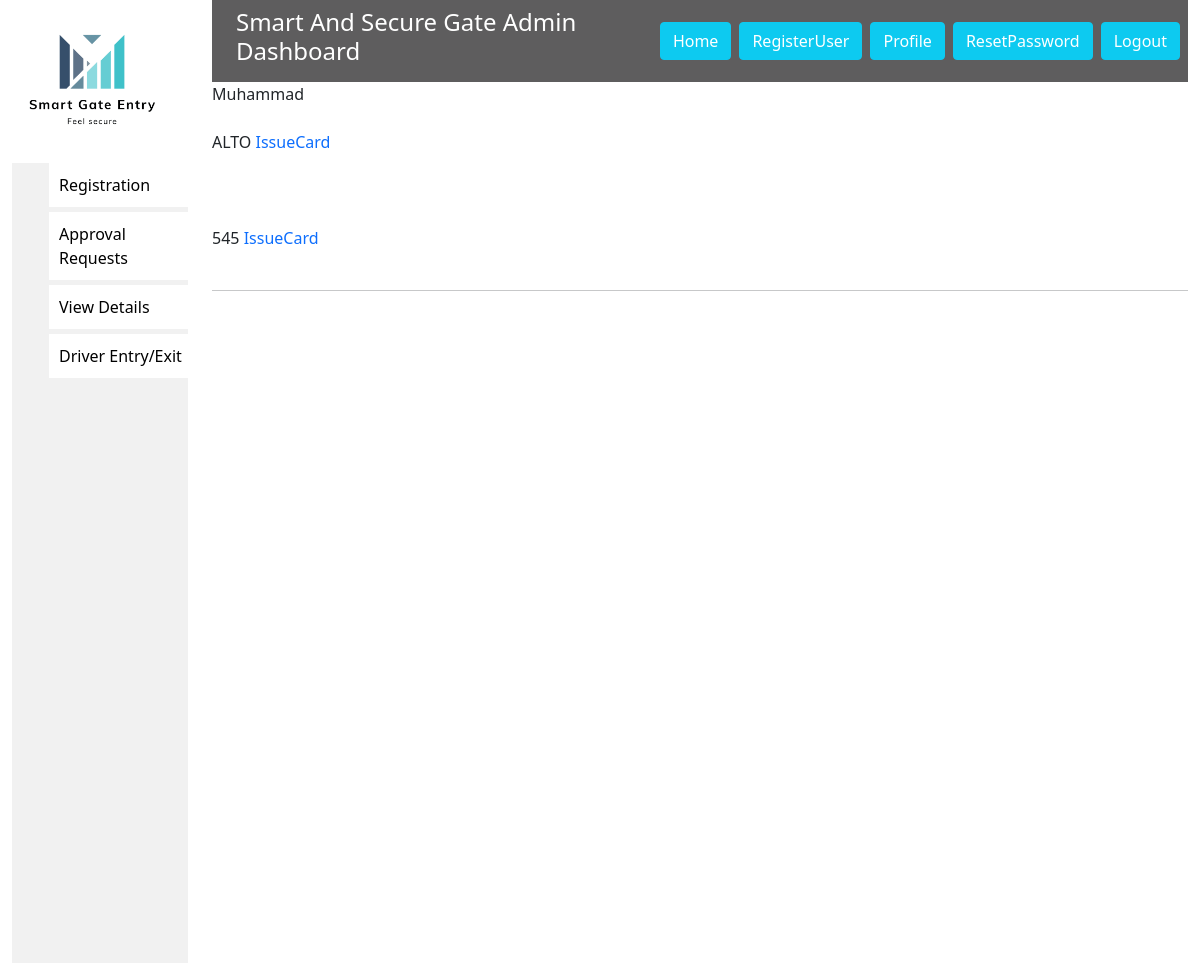
Page /ViewSpecificResident/22 (signed in) on the committed database.
### fyp/models.py (models this page shows, shortened)
class Driver(Person):
    Car_Plate_number=models.ForeignKey(Car, null=True,on_delete=models.SET_NULL)
    House_no=models.CharField(max_length=200,blank=True,null=True)
    Street=models.CharField(max_length=200,blank=True,null=True)
    Sector=models.CharField(max_length=200,blank=True,null=True)
    Sector=models.CharField(max_length=200,blank=True,null=True)
    type=models.CharField(max_length=20,default="resident")
    class Meta:
        abstract=True

class Residents(Driver):
    Resident_id=models.AutoField(primary_key=True)
    isentered=models.BooleanField(default=False)

class Card(models.Model):
    Card_id=models.AutoField(primary_key=True)
    Car_Plate_number=models.ForeignKey(Car, null=True,on_delete=models.SET_NULL)
    Barcode_id=models.IntegerField(unique=True)
    barcode=models.ImageField(upload_to='static/barcodeimages/',blank=True)
    type=models.CharField(max_length=20,default="resident")
    Resident=models.ForeignKey(Residents,blank=True,null=True,on_delete=models.SET_NULL)
    Guest=models.ForeignKey(Guests,blank=True,null=True,on_delete=models.SET_NULL)

class Car(models.Model):
    Car_Plate_number=models.CharField(max_length=7,primary_key=True)
    Name=models.CharField(max_length=30,null=True)

### fyp/views.py (the view)
# urls.py: path("ViewSpecificResident/<int:id>", views.ViewSpecificResident, name='ViewSpecificResident'),
@login_required(login_url='Login')
def ViewSpecificResident(request,id):
    re=Residents.objects.get(Resident_id=id)
    card=Card.objects.all()
    context={
                            're':re,
                            'card':card
                    }
    return render(request,'ViewSpecificResident.html',context)

### templates/ViewSpecificResident.html (shortened to what this page needs)
                {% extends 'base.html' %}
                {%load static%}
            {%block body%}
          {{re.First_Name}}
            {%for crd in card%}
            {%if crd.Resident.CNIC == re.CNIC%}
        </br></br>{{crd.Car_Plate_number.Car_Plate_number}}
        <td>
            <a href="{% url 'issueresidentcard' crd.Card_id re.Resident_id %}">IssueCard</a>
        </td>
            {% endif %}
           {%endfor%}
            {%endblock body%}

### static/dashboard.css (style rules this page uses)
* { margin: 0px; padding: 0px; }
a { text-decoration: none; }

### rows in the picture
Residents: First_Name "Muhammad"
Card: Car_Plate_number.Car_Plate_number "ALTO"
Card: Car_Plate_number.Car_Plate_number "545"
